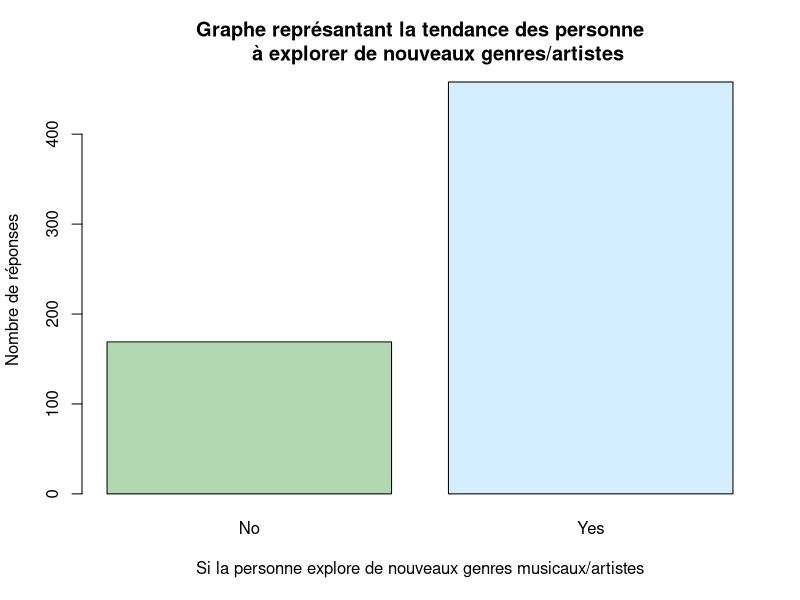
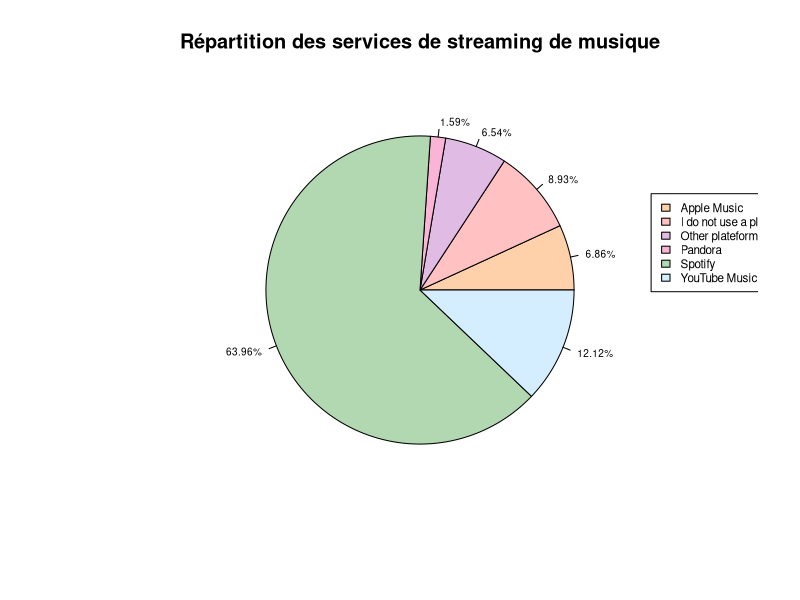
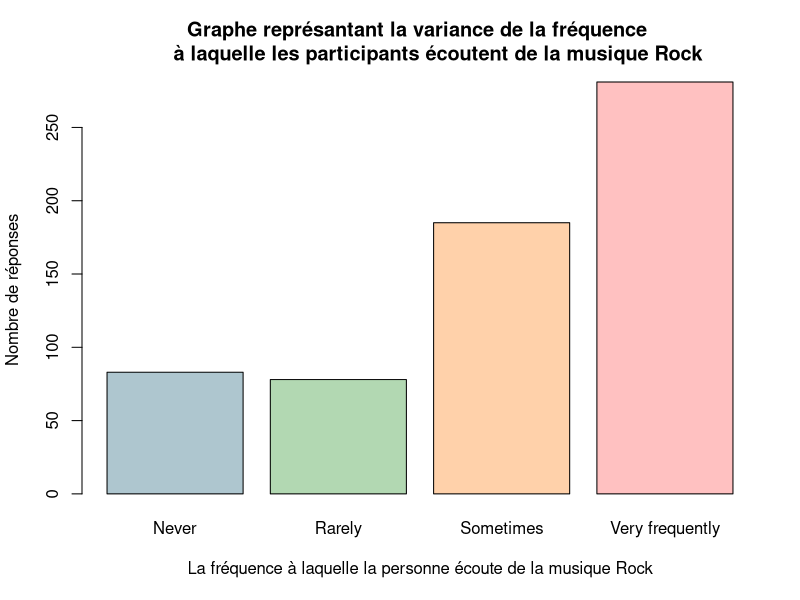
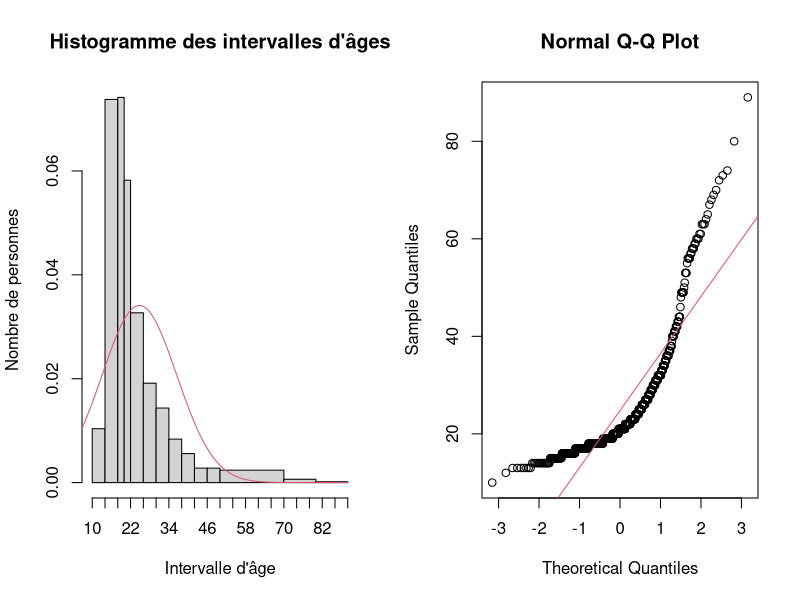
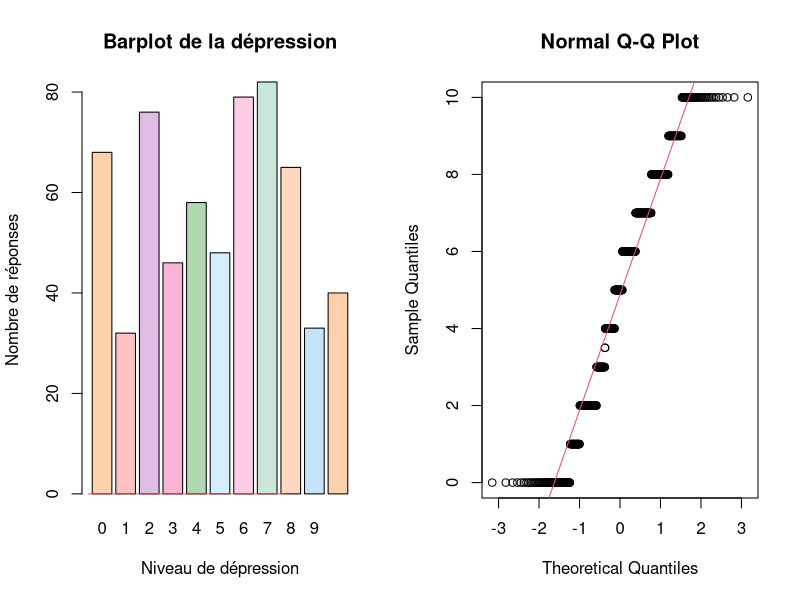
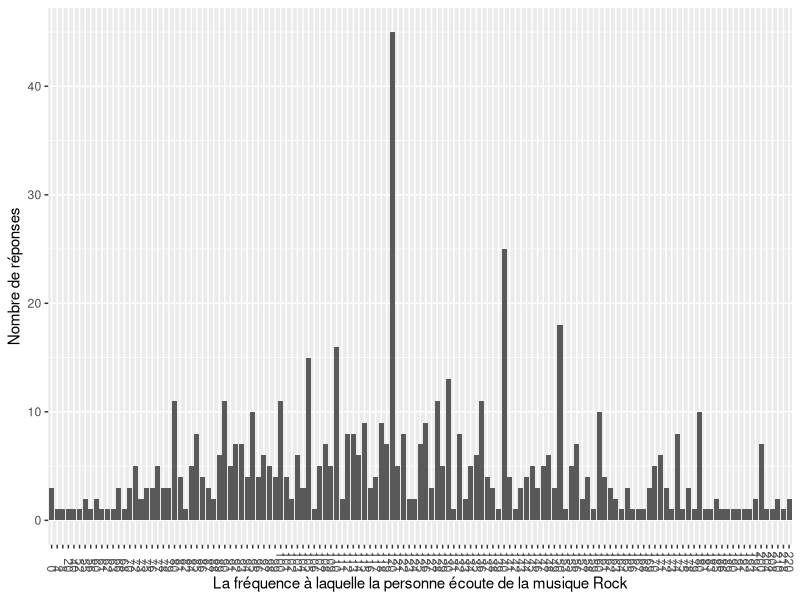
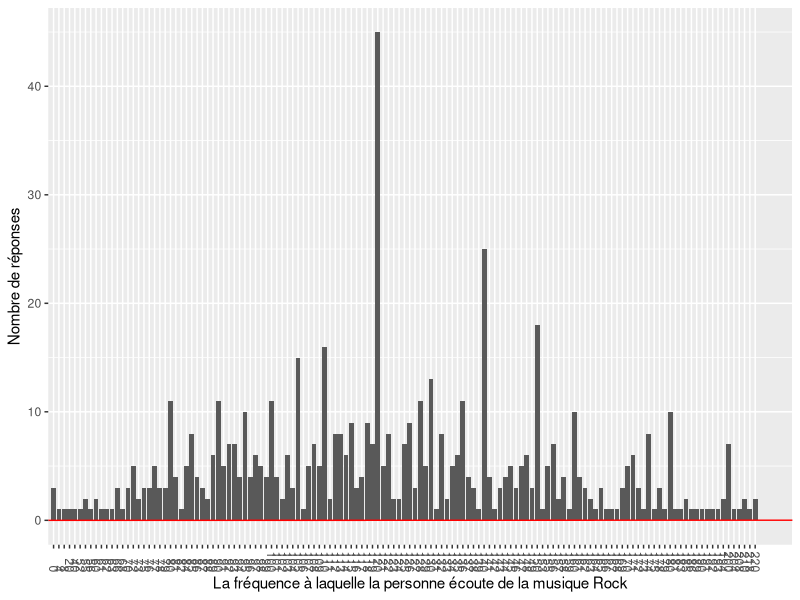
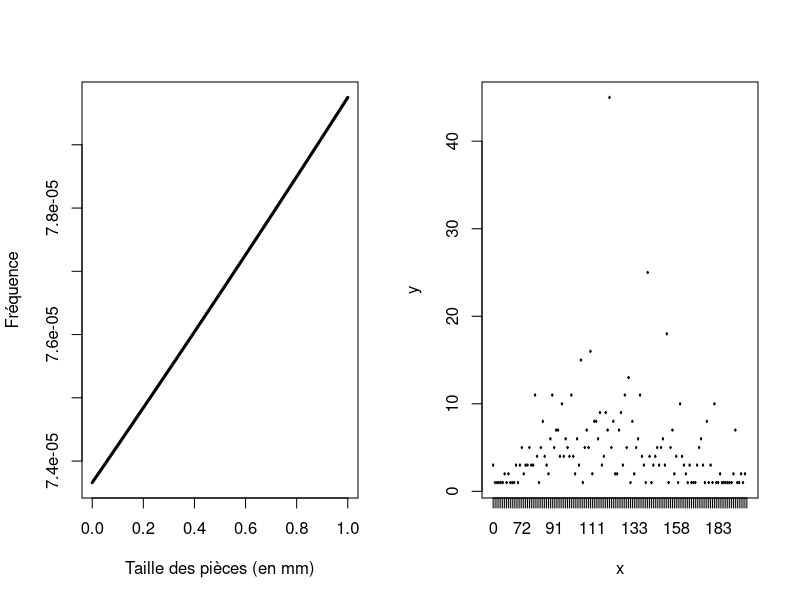

The R script that drew these images, in order: (Note: this script raises an error after producing the figures.)
## ---- chunk 1
knitr::opts_chunk$set(echo = TRUE)

## ---- chunk 2
library(ggplot2)
## ---- chunk 3
resultat = read.table("music-mental-health.csv", sep=",",header=TRUE)
attach(resultat)

## ---- chunk 4
resultat <- resultat[, -which(names(resultat) == "Timestamp")]
resultat <- resultat[, -which(names(resultat) == "Permissions")]
## ---- chunk 5
resultat <- subset(resultat, !is.na(Age) & Age != "")
## ---- chunk 6
resultat <- subset(resultat, !is.na(BPM) & BPM != "")
## ---- chunk 7
resultat <- subset(resultat, !is.na(Primary.streaming.service) & Primary.streaming.service != "")
## ---- chunk 8
nrow(resultat)
## ---- chunk 9
# Compter le nombre de réponses "oui" et "non"
exploratory_counts <- table(resultat$Exploratory)
exploratory_counts_df<-as.data.frame(exploratory_counts)
# Afficher le graphique
barplot(exploratory_counts, col=c("#B2D8B2", "#D4EEFF"),
        xlab="Si la personne explore de nouveaux genres musicaux/artistes",
        ylab = "Nombre de réponses" )
title("Graphe représantant la tendance des personne
      à explorer de nouveaux genres/artistes")
## ---- chunk 10
summary(exploratory_counts_df)
## ---- chunk 11
streaming_counts <- table(resultat$Primary.streaming.service)
streaming_counts_df <- as.data.frame(streaming_counts)
# Calculer les pourcentages
streaming_counts_df$Percentage <- paste0(round(streaming_counts_df$Freq /
                                                 sum(streaming_counts_df$Freq) * 100, 2), "%")

# Créer le graphique en camembert
pie_chart <- pie(streaming_counts, labels = streaming_counts_df$Percentage,
        col=c( "#FFD1AA", "#FFC1C1", "#E0BBE4", "#FAB4D6","#B2D8B2", "#D4EEFF"),
        main="Répartition des services de streaming de musique", cex = 0.6)
        legend(1.2, .5, c("Apple Music", "I do not use a plateform." ,
              "Other plateform", "Pandora", "Spotify", "YouTube Music"),
        cex = 0.7, fill = c( "#FFD1AA", "#FFC1C1", "#E0BBE4", "#FAB4D6","#B2D8B2", "#D4EEFF"))

## ---- chunk 12
frequency_rock_counts<- table(resultat$Frequency..Rock.)
frequency_rock_counts_df<-as.data.frame(frequency_rock_counts)
barplot(frequency_rock_counts, col=c("#AEC6CF", "#B2D8B2", "#FFD1AA", "#FFC1C1"),
        xlab="La fréquence à laquelle la personne écoute de la musique Rock",
        ylab="Nombre de réponses")
title("Graphe représantant la variance de la fréquence 
      à laquelle les participants écoutent de la musique Rock")

## ---- chunk 13
summary(frequency_rock_counts_df)
## ---- chunk 14
min(resultat$Age)
max(resultat$Age)
nombre_personnes_entre18et22 <- sum(resultat$Age >= 18 & resultat$Age <22)
print(nombre_personnes_entre18et22)
## ---- chunk 15
par(mfrow=c(1,2))
# Créer des intervalles d'âges personnalisés
intervalles <- cut(resultat$Age,
              breaks = c(10, 14, 18,20, 22, 26, 30, 34, 38, 42, 46, 50, 70, 80, 90),
              right = FALSE, include.lowest = TRUE)

tableau_intervalles <- table(intervalles)

h <- hist(resultat$Age, breaks = c(10, 14, 18,20, 22, 26, 30, 34, 38, 42, 46, 50, 70, 80, 90),
     main = "Histogramme des intervalles d'âges",
     prob=TRUE,
     xlab = "Intervalle d'âge", ylab = "Nombre de personnes",xaxt="n")
axis(side=1, at=seq(10,90,4),labels = seq(10,90,4))
points(seq(0,90,0.5),dnorm(seq(0,90,0.5),mean(resultat$Age),sd(resultat$Age)),col=2,type="l")
print(resultat$Age)
qqnorm(resultat$Age)
abline(mean(resultat$Age),sd(resultat$Age),col=2)
## ---- chunk 16
summary(resultat$Age)
## ---- chunk 17
mean(resultat$Age)
## ---- chunk 18
var(resultat$Age)
## ---- chunk 19
interval=t.test(resultat$Age, conf.level = 0.5)
interval$conf.int

## ---- chunk 20
interval=t.test(resultat$Age, conf.level = 0.95)
interval$conf.int
## ---- chunk 21

depression_counts<- table(round(resultat$Depression))
depression_counts_df <- as.data.frame(depression_counts)
# Renommer les colonnes du data frame
colnames(depression_counts_df) <- c("Niveau de dépression", "Nombre de personnes")

barplot(depression_counts_df$`Nombre de personnes`,
        col=c("#FFD1AA", "#FFC1C1", "#E0BBE4", "#FAB4D6", "#B2D8B2", "#D4EEFF",
              "#FFCCE5", "#C9E7D9", "#FFD7C0", "#C5E3F6"),
        names.arg = depression_counts_df$`Niveau de dépression`,
        xlab = "Niveau de dépression", ylab = "Nombre de réponses",
        
        main = "Barplot de la dépression")

points(seq(0,10,.5),dnorm(seq(0,10,0.5),
mean(depression_counts_df$`Nombre de personnes`),sd(depression_counts_df$`Nombre de personnes`)),col=2,type="l")

qqnorm(resultat$Depression)
abline(mean(resultat$Depression),sd(resultat$Depression),col=2)

## ---- chunk 22
summary(resultat$Depression)
## ---- chunk 23

## ---- chunk 24
bpm_counts<-table(resultat$BPM)
bpm_counts_df<- as.data.frame(bpm_counts)
#Ici on supprime la dernière ligne car elle contient 999999 beats / minute ce qui est une valeur impossible
bpm_counts_df <- bpm_counts_df[1:(nrow(bpm_counts_df)-1), ]
# Créer le diagramme en bâtons
colnames(bpm_counts_df) <- c( "Nombre de beats", "Nombres de réponses")

# Créer le graphique à barres
bar_plot <- ggplot(data.frame(bpm_counts_df),
                   aes(x = bpm_counts_df$`Nombre de beats`, y = bpm_counts_df$`Nombres de réponses`)) +
  geom_bar(stat = "identity")+ theme(axis.text.x = element_text(angle = -90, vjust = 0.5, hjust=1))+

  labs(x = "La fréquence à laquelle la personne écoute de la musique Rock", y = "Nombre de réponses", title = "Graphe représentant la variance de la fréquence à laquelle les participants écoutent de la musique Rock"+
         scale_x_continuous(breaks = seq(0, 140, 10))) 
#points(seq(0,140,0.5),dnorm(seq(0,140,0.5),mean(resultat$BPM),sd(resultat$BPM)),col=2,type="l")
print(bar_plot)
bar_plot <- bar_plot +
  geom_line(data = data.frame(x = seq(0, 140, 0.5)),
            aes(x = x, y = dnorm(x, mean(resultat$BPM), sd(resultat$BPM))),
            col = "red")

print(bar_plot)
moy <-mean(resultat$BPM) # moyenne de la population.
median(bpm_counts_df$`Nombres de réponses`)
std <- sd(resultat$BPM) # écart-type de la population
plot(function(x) dnorm(x,moy,std),main = "",lwd=3,xlab="Taille des pièces (en mm)",ylab="Fréquence")
plot(bpm_counts_df$`Nombre de beats`, bpm_counts_df$`Nombres de réponses`, type)
## ---- chunk 25
ggplot(resultat, aes(x = resultat$Frequency..Rock., y = resultat$Depression)) +
  geom_boxplot() +
  labs(x = "Type de fréquence", y = "Niveau de dépression",
       title = "Boxplot du niveau de dépression par type de fréquence")
## ---- chunk 26
#Moyenne de niveau de dépression par groupe/sous population
moyenne1<- mean(resultat$Depression[resultat$Frequency..Rock.=='Never'])
moyenne2<- mean(resultat$Depression[resultat$Frequency..Rock.=='Very frequently'])
moyenne3<- mean(resultat$Depression[resultat$Frequency..Rock.=='Sometimes'])
moyenne4<- mean(resultat$Depression[resultat$Frequency..Rock.=='Rarely'])

#Variance de niveau de dépression par groupe/sous population
var1<- var(resultat$Depression[resultat$Frequency..Rock.=='Never'])
var2<- var(resultat$Depression[resultat$Frequency..Rock.=='Very frequently'])
var3<- var(resultat$Depression[resultat$Frequency..Rock.=='Sometimes'])
var4<- var(resultat$Depression[resultat$Frequency..Rock.=='Rarely'])

frequency_rock_counts<- table(resultat$Frequency..Rock.)
frequency_rock_counts_df <- as.data.frame(frequency_rock_counts)

moyennes<-c(moyenne1,moyenne4,moyenne3,moyenne2)
variances<-c(var1,var4,var3,var2)
frequency_rock_counts_df$Moyennes <- moyennes
frequency_rock_counts_df$`Variance dans chaque groupe` <- variances
colnames(frequency_rock_counts_df)<-c("Frequency","Nombre de reponses",
                                      "Moyennes","Variance dans chaque groupe")
print(frequency_rock_counts_df) #pour avoir le nombre de réponses
## ---- chunk 27
# Calculer la moyenne pondérée
moyenne_ponderee <- sum(frequency_rock_counts_df$`Nombre de reponses` * frequency_rock_counts_df$Moyennes) /
                    sum(frequency_rock_counts_df$`Nombre de reponses`)
# Moyenne pondérée
print(moyenne_ponderee)
## ---- chunk 28
#Var(Y) : Variance totale sans utiliser le théorème de décomposition de la variance
variance<-var(resultat$Depression)
print(variance)
## ---- chunk 29
#Variance interclasse (B)
B<- sum(frequency_rock_counts_df$`Nombre de reponses` *
          (frequency_rock_counts_df$Moyennes - moyenne_ponderee )^ 2)/sum(frequency_rock_counts_df$`Nombre de reponses`)
print(B)
## ---- chunk 30
#Variance intraclasse (W)
W<- sum(frequency_rock_counts_df$`Nombre de reponses` *
          (frequency_rock_counts_df $`Variance dans chaque groupe` ))/sum(frequency_rock_counts_df$`Nombre de reponses`)
print(W)
#
## ---- chunk 31
V<- B +W 
print(V)
## ---- chunk 32
rapport_correlation<- B/V
print(rapport_correlation)
## ---- chunk 33
shapiro.test(resultat$Depression)
## ---- chunk 34
var.test(resultat$Depression[resultat$Frequency..Rock.=='Never'], resultat$Depression[resultat$Frequency..Rock.=='Very frequently'])
## ---- chunk 35
t.test(resultat$Depression[resultat$Frequency..Rock.=='Never'], resultat$Depression[resultat$Frequency..Rock.=='Very frequently'],
       var.equal = TRUE)
## ---- chunk 36
exploratory_plateform<- data.frame(resultat$Primary.streaming.service,resultat$Exploratory)
tableau_contingence<- table(exploratory_plateform$resultat.Primary.streaming.service,
                            exploratory_plateform$resultat.Exploratory)
print(tableau_contingence)
## ---- chunk 37
#Représentation graphique
colnames(df)<- c("Plateform", "Response", "Effectif")
ggplot(df, aes(x =Plateform, y=Effectif, fill=Response))+
 geom_bar(stat = "identity", position = "stack")+
  labs(c="Plateforme de streaming de musique", y="Nombre de réponses",
       fill="Réponse")+
  theme_minimal()+
  theme(axis.text.x = element_text(angle = 90, vjust = 0.5, hjust = 1))
## ---- chunk 38
chisq.test(tableau_contingence)
## ---- chunk 39
# Créer des intervalles d'âges personnalisés
intervalles <- cut(resultat$Age,
                   breaks = c(10, 14, 18,20, 22, 26, 30, 34, 38, 42, 46, 50, Inf), right = FALSE, include.lowest = TRUE)

tableau_intervalles <- table(intervalles)
age_df<- data.frame(tableau_intervalles)
print(age_df)
colnames(age_df) <- c("Ages", "Nombre de personnes")
age_df$Ages <- factor(age_df$Ages, levels = unique(age_df$Ages))
print(age_df$Ages)


moyenne_bpm <- aggregate(resultat$BPM ~ intervalles, data = resultat, FUN = mean)
colnames(moyenne_bpm) <- c("Intervalles", "Moyenne BPM")
print(moyenne_bpm)
## ---- chunk 40
cor(intervalles,moyenne_bpm$`Moyenne BPM`)
## ---- chunk 41
#plot(resultat$Age, resultat$BPM,xlab = "Âge", ylab = "BPM",ylim = c(0, 180))
cor(resultat$Age, resultat$BPM)
table = data.frame(resultat$Age, resultat$BPM)
colnames(table)[1] <- "Age";
colnames(table)[2] <- "BPM";
ggplot(data = table, aes(x = Age, y = BPM)) +
  ylim(0, 180) +
  geom_point() +
  geom_smooth(method = "lm", color = "orange")
